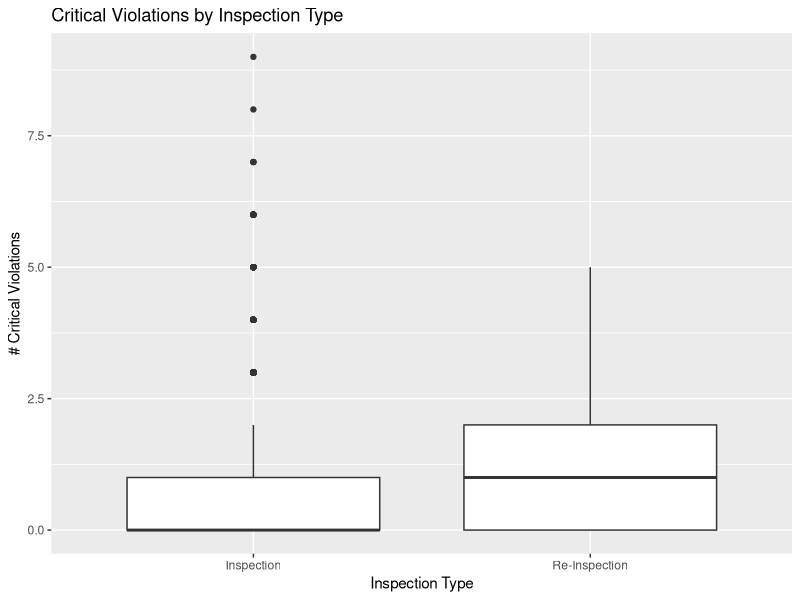
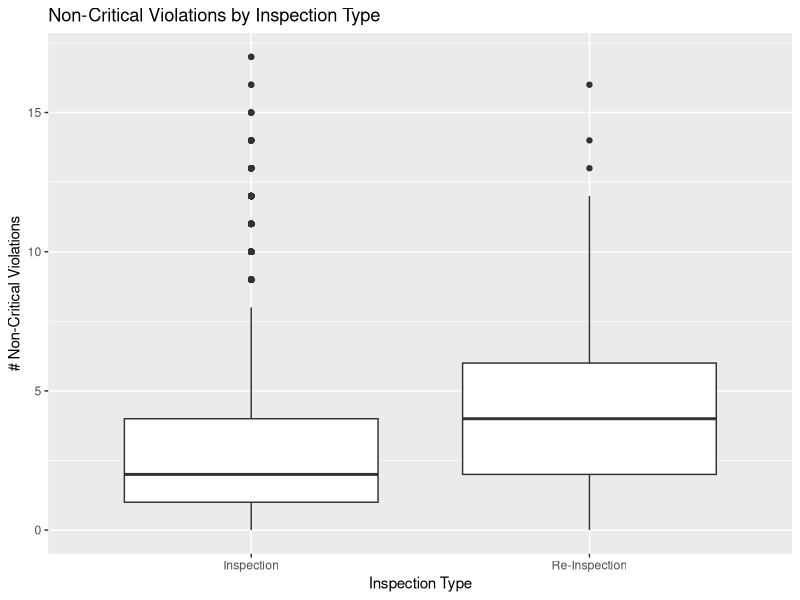
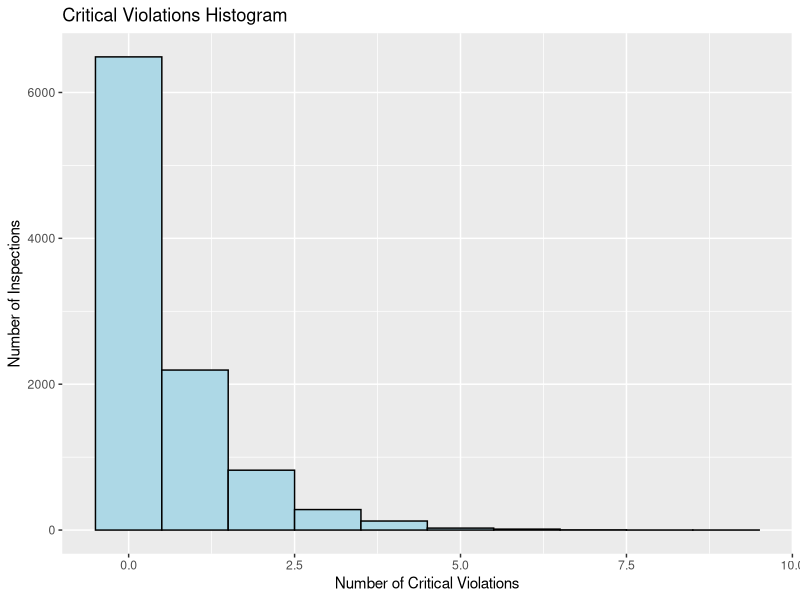
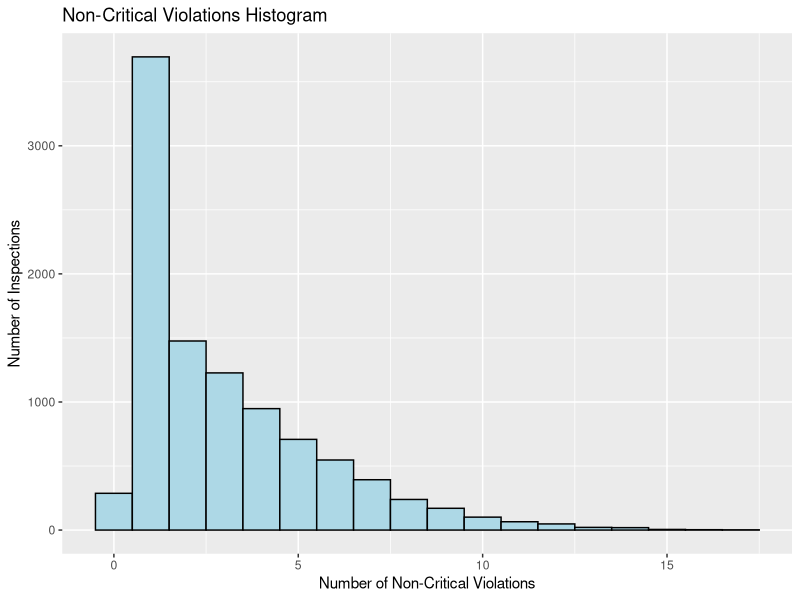
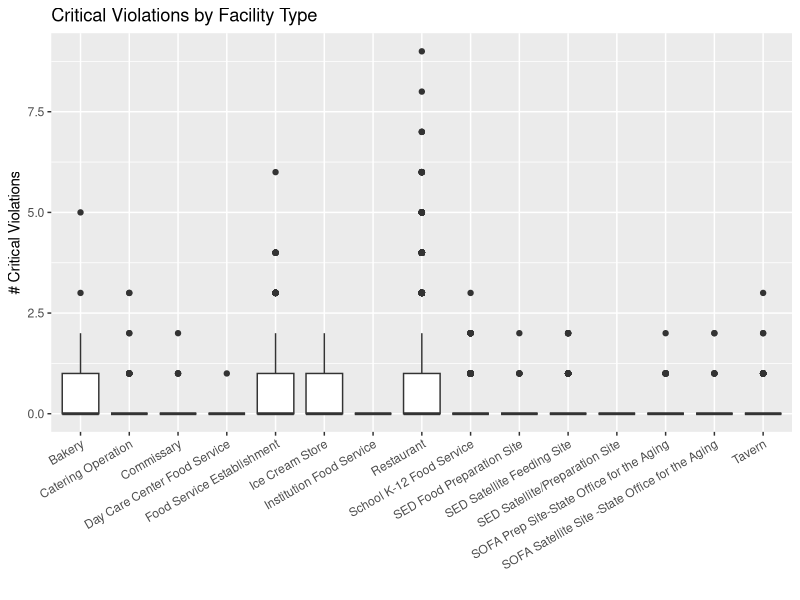
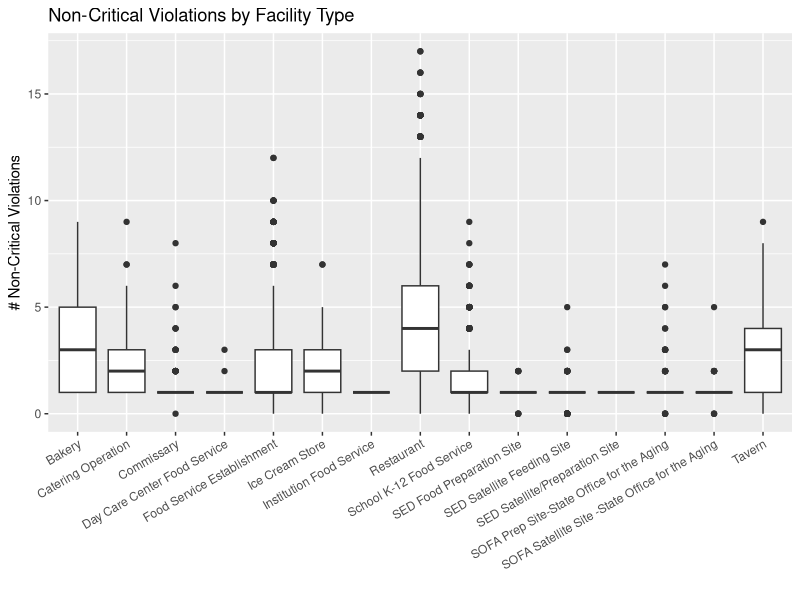
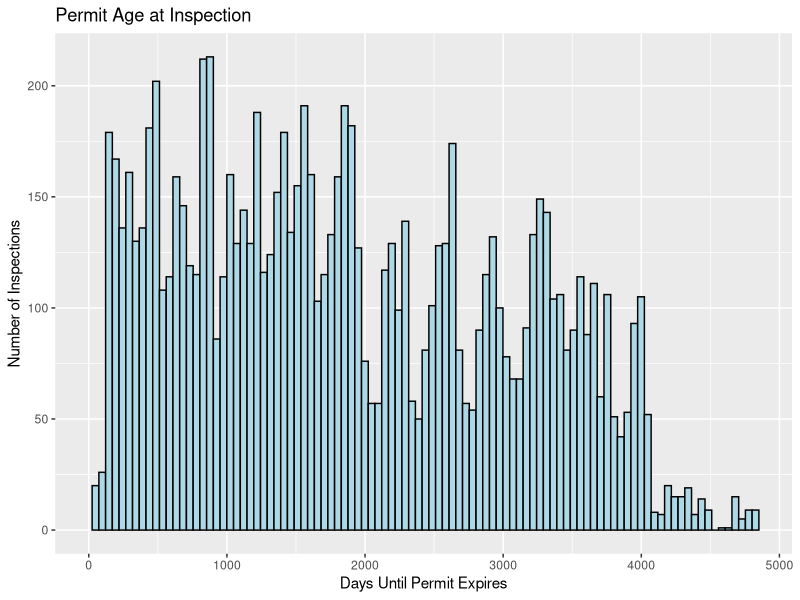
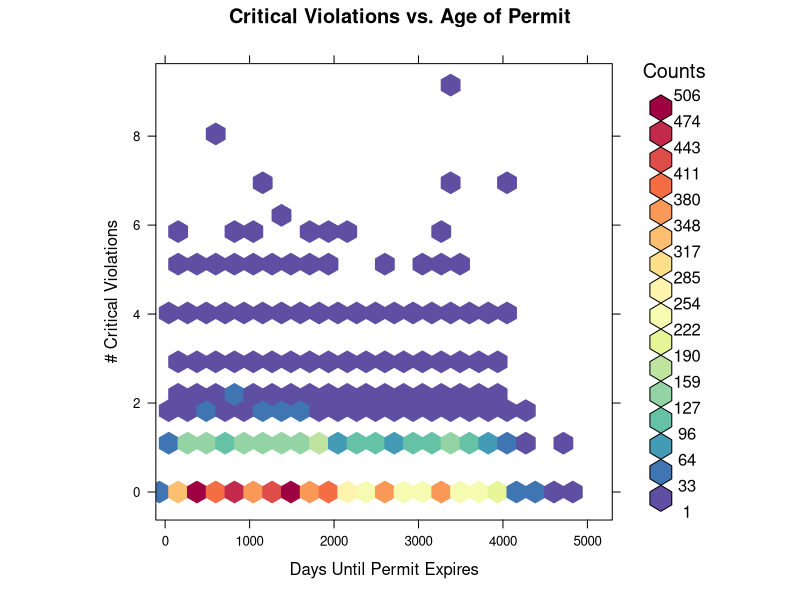

Reproduce these figures in R, in order. (Note: this script raises an error after producing the figures.)
## ---- chunk 1
library(data.table) 
library(readr)
library(magrittr)
library(lubridate)
library(ggplot2)
library(plyr)
library(ROCR)
library(knitr)
library(hexbin)
library(RColorBrewer)
rf <- colorRampPalette(rev(brewer.pal(11,'Spectral')))
r <- rf(32)
## ---- chunk 2
dat <- read_csv("../data/inspections2.csv") %>% data.table()
## ---- chunk 3
dat[ , .(.N,
         mean_critical = mean(`NUM CRITICAL VIOLATIONS (THIS INSPECTION)`),
         sd_critical = sd(`NUM CRITICAL VIOLATIONS (THIS INSPECTION)`),
         mean_nonCritical = mean(`NUM NON-CRITICAL VIOLATIONS (THIS INSPECTION)`),
         sd_nonCritical = sd(`NUM NON-CRITICAL VIOLATIONS (THIS INSPECTION)`)), by = 'INSPECTION TYPE'] %>% 
  kable()

nCritical <- dat[,`NUM CRITICAL VIOLATIONS (THIS INSPECTION)`]
nNonCritical <- dat[,`NUM NON-CRITICAL VIOLATIONS (THIS INSPECTION)`]
inspectionType <- dat[,`INSPECTION TYPE`]

t.test(nCritical[inspectionType=="Inspection"],nCritical[inspectionType=="Re-Inspection"])

ggplot(dat, aes(`INSPECTION TYPE`, `NUM CRITICAL VIOLATIONS (THIS INSPECTION)`)) + 
  geom_boxplot() + labs(title = "Critical Violations by Inspection Type", y = "# Critical Violations", x = "Inspection Type")

t.test(nNonCritical[inspectionType=="Inspection"],nNonCritical[inspectionType=="Re-Inspection"])

ggplot(dat, aes(`INSPECTION TYPE`, `NUM NON-CRITICAL VIOLATIONS (THIS INSPECTION)`)) + 
  geom_boxplot() + labs(title = "Non-Critical Violations by Inspection Type", y = "# Non-Critical Violations", x = "Inspection Type")

## ---- chunk 4

ggplot(dat, aes(`NUM CRITICAL VIOLATIONS (THIS INSPECTION)`)) + geom_histogram(binwidth = 1, color = "black",fill = "lightblue") + labs(title = "Critical Violations Histogram",x = "Number of Critical Violations",y = "Number of Inspections")

ggplot(dat, aes(`NUM NON-CRITICAL VIOLATIONS (THIS INSPECTION)`)) + geom_histogram(binwidth = 1, color = "black",fill = "lightblue") + labs(title = "Non-Critical Violations Histogram",x = "Number of Non-Critical Violations",y = "Number of Inspections")
## ---- chunk 5
count(dat[,`FACILITY TYPE`])
type = sort(unique(dat[,`FACILITY TYPE`]))
code <- dat[,`FACILITY CODE`]
ind = 0
nType = c()
for (i in type) {
    iThisType <- (dat[,`FACILITY TYPE`]==i)
    ind = ind+1
    nType[ind] <- length(unique(code[iThisType]))
}

ggplot(dat, aes(`FACILITY TYPE`,`NUM CRITICAL VIOLATIONS (THIS INSPECTION)`)) +
  geom_boxplot() + 
  theme(axis.text.x = element_text(angle = 30, hjust = 1)) + 
  labs(title = "Critical Violations by Facility Type",y = "# Critical Violations",x="")

ggplot(dat, aes(`FACILITY TYPE`,`NUM NON-CRITICAL VIOLATIONS (THIS INSPECTION)`)) +
  geom_boxplot() + 
  theme(axis.text.x = element_text(angle = 30, hjust = 1)) + 
  labs(title = "Non-Critical Violations by Facility Type",y = "# Non-Critical Violations",x="")
## ---- chunk 6
ggplot(dat, aes(`DAYS UNTIL PERMIT EXPIRES`)) + geom_histogram(bins = 100, color = "black",fill = "lightblue") + labs(title = "Permit Age at Inspection",x = "Days Until Permit Expires",y = "Number of Inspections") + xlim(0,max(dat[,`DAYS UNTIL PERMIT EXPIRES`]))

hexbinplot(`NUM CRITICAL VIOLATIONS (THIS INSPECTION)`~`DAYS UNTIL PERMIT EXPIRES`,data=dat,colramp=rf,main = "Critical Violations vs. Age of Permit", xlab = "Days Until Permit Expires", ylab = "# Critical Violations",aspect=1,xlim=c(-110,max(dat[,`DAYS UNTIL PERMIT EXPIRES`])))

ds = dat[,`DAYS UNTIL PERMIT EXPIRES`,`NUM NON-CRITICAL VIOLATIONS (THIS INSPECTION)`]
h <- hexbin(ds)
hexbinplot(`NUM NON-CRITICAL VIOLATIONS (THIS INSPECTION)`~`DAYS UNTIL PERMIT EXPIRES`,data=dat,colramp=rf,main = "Non-Critical Violations vs. Age of Permit", xlab = "Days Until Permit Expires", ylab = "# Non-Critical Violations",aspect=1,xlim=c(-110,max(dat[,`DAYS UNTIL PERMIT EXPIRES`])))

## ---- chunk 7
dat <- dat[!is.na(`NUM CRITICAL VIOLATIONS (PREVIOUS INSPECTION)`)]

ggplot(dat, aes(`DAYS SINCE LAST INSPECTION`)) + geom_histogram(bins = 100, color = "black",fill = "lightblue") + labs(title = "Inspection Frequency",x = "Days Since Last Inspection",y = "Number of Inspections") + xlim(0,max(dat[,`DAYS SINCE LAST INSPECTION`]))

hexbinplot(`NUM CRITICAL VIOLATIONS (THIS INSPECTION)`~`DAYS SINCE LAST INSPECTION`,data=dat,colramp=rf,main = "Critical Violations vs. Last Inspection Date", xlab = "Days Since Last Inspection", ylab = "# Critical Violations",aspect=1)

hexbinplot(`NUM CRITICAL VIOLATIONS (THIS INSPECTION)`~ `NUM CRITICAL VIOLATIONS (PREVIOUS INSPECTION)`,data=dat,colramp=rf,main = "Current and Previous Critical Violations", xlab = "# Critical (Previous)", ylab = "# Critical (Current)",aspect=1)

## ---- chunk 8
dat[ , num_critical_binary := `NUM CRITICAL VIOLATIONS (THIS INSPECTION)` >= 1]
dat[ , num_critical_previous_binary := `NUM CRITICAL VIOLATIONS (PREVIOUS INSPECTION)` >= 1]

dat_model <- subset(dat, select = c("num_critical_binary", 
                                    "NUM CRITICAL VIOLATIONS (PREVIOUS INSPECTION)"))
iTrain <- dat[,`USE FOR TESTING`] == FALSE
iTest <- dat[,`USE FOR TESTING`] == TRUE

dat_model <- dat_model[complete.cases(dat_model)]  # make complete ONLY for quick modelling

fit <- glm(num_critical_binary ~ `NUM CRITICAL VIOLATIONS (PREVIOUS INSPECTION)`,data = dat_model[iTrain], family = "binomial")

summary(fit)
fitted_values <- predict(fit, dat_model[iTest], type = "response")
pred1 <- prediction(fitted_values, dat_model[iTest]$num_critical_binary)
plot(performance(pred1, "tpr", "fpr"), main="ROC")
performance(pred1, measure = "auc")@y.values  # AUC
## ---- chunk 9
dat_model <- subset(dat, select = c("num_critical_binary", 
                                    "FACILITY TYPE",
                                    "ZIP CODE",
                                    "NUM CRITICAL VIOLATIONS (PREVIOUS INSPECTION)",
                                    "NUM NON-CRITICAL VIOLATIONS (PREVIOUS INSPECTION)",
                                    "DAYS UNTIL PERMIT EXPIRES","DAYS SINCE LAST INSPECTION"))

dat_model <- dat_model[complete.cases(dat_model)]  # make complete ONLY for quick modelling
fit <- glm(num_critical_binary ~ `FACILITY TYPE` + `ZIP CODE` + `NUM CRITICAL VIOLATIONS (PREVIOUS INSPECTION)` + `NUM NON-CRITICAL VIOLATIONS (PREVIOUS INSPECTION)` + `DAYS UNTIL PERMIT EXPIRES` + `DAYS SINCE LAST INSPECTION`,data = dat_model[iTrain], family = "binomial")

summary(fit)
fitted_values <- predict(fit, dat_model[iTest], type = "response")
pred2 <- prediction(fitted_values, dat_model[iTest]$num_critical_binary)
plot(performance(pred1, "tpr", "fpr"), main="ROC")
plot(performance(pred2, "tpr", "fpr"), main="ROC",add = TRUE,colorize=TRUE)
performance(pred2, measure = "auc")@y.values  # AUC
